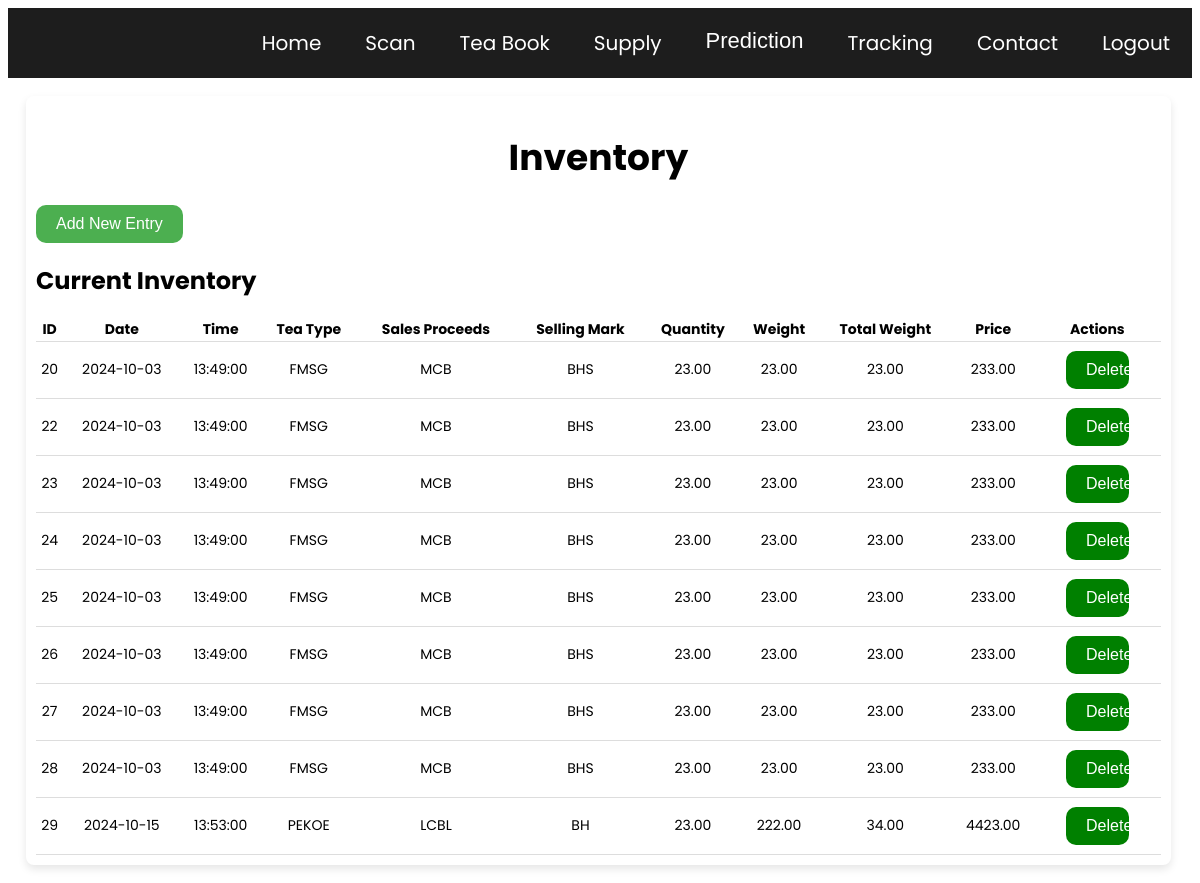
Screenshot of /inventory.php (signed in) with the database file from the repository.
### tables this page shows
CREATE TABLE `inventory` (
  `id` int(11) NOT NULL,
  `date` date NOT NULL,
  `time` time NOT NULL,
  `tea_type` varchar(10) NOT NULL,
  `sales_proceeds` varchar(10) NOT NULL,
  `selling_mark` varchar(50) NOT NULL,
  `quantity` decimal(10,2) NOT NULL,
  `weight` decimal(10,2) NOT NULL,
  `total_weight` decimal(10,2) NOT NULL,
  `price` decimal(10,2) NOT NULL
);

### inventory.php (the view, shortened to what this page needs)
<?php
include('db.php');
$result = $conn->query("SELECT * FROM inventory");
?>
<!DOCTYPE html>
<html lang="en">
<head>
    <link rel="stylesheet" href="inventory.css">
    <link rel="stylesheet" href="main.css">
</head>
<body>
    <header>
        <nav>
        <ul>
        <li><a href="home.php">Home</a></li>
           <li><a href="scan_login.php">Scan</a></li>
           <li><a href="teabook.php">Tea Book</a></li>
           <li><a href="supply.php">Supply</a></li>
           <li class="dropdown">
               <a href="javascript:void(0)" class="dropbtn">Prediction</a>
           </li>
           <li><a href="tracking.php">Tracking</a></li>
           <li><a href="contact.php">Contact</a></li>
           <li><a href="logout.php">Logout</a></li>
       </ul>
        </nav>
    </header>
    <main>
        <div class="content">
            <h1>Inventory</h1>
            <button id="openFormBtn">Add New Entry</button>
            <h2>Current Inventory</h2>
            <table>
                <thead>
                    <tr>
                        <th>ID</th>
                        <th>Date</th>
                        <th>Time</th>
                        <th>Tea Type</th>
                        <th>Sales Proceeds</th>
                        <th>Selling Mark</th>
                        <th>Quantity</th>
                        <th>Weight</th>
                        <th>Total Weight</th>
                        <th>Price</th>
                        <th>Actions</th>
                    </tr>
                </thead>
                <tbody>
                    <?php if ($result): ?>
                        <?php while ($row = $result->fetch_assoc()): ?>
                        <tr>
                            <td><?php echo htmlspecialchars($row['id']); ?></td>
                            <td><?php echo htmlspecialchars($row['date']); ?></td>
                            <td><?php echo htmlspecialchars($row['time']); ?></td>
                            <td><?php echo htmlspecialchars($row['tea_type']); ?></td>
                            <td><?php echo htmlspecialchars($row['sales_proceeds']); ?></td>
                            <td><?php echo htmlspecialchars($row['selling_mark']); ?></td>
                            <td><?php echo htmlspecialchars($row['quantity']); ?></td>
                            <td><?php echo htmlspecialchars($row['weight']); ?></td>
                            <td><?php echo htmlspecialchars($row['total_weight']); ?></td>
                            <td><?php echo htmlspecialchars($row['price']); ?></td>
                            <td>
                                <form method="POST" action="">
                                    <button type="submit" name="delete" onclick="return confirm('Are you sure you want to delete this entry?');">Delete</button>
                                </form>
                            </td>
                        </tr>
                        <?php endwhile; ?>
                    <?php else: ?>
                        <tr>
                            <td colspan="11">No inventory entries found.</td>
                        </tr>
                    <?php endif; ?>
                </tbody>
            </table>
        </div>
    </main>
</body>
</html>

### inventory.css (style rules this page uses)
body { font-family: Poppins; }
.content { width: 95%; margin: 18px; padding: 10px; background-color: #fff; box-shadow: 0 4px 8px rgba(0, 0, 0, 0.1); border-radius: 8px; justify-content: space-around; }
table { width: 100%; border-collapse: collapse; margin-top: 10px; }
th, td { text-align: center; font-size: 14px; border-bottom: 1px solid #ddd; }
h1 { font-size: 36px; margin-bottom: 20px; text-align: center; }

### main.css (style rules this page uses)
body { background-size: cover; background-position: center; background-repeat: no-repeats; background-attachment: fixed; animation: change 60000ms infinite ease-in-out; font-family: Poppins; }
header { width: 100%; top: 0; left: 0; }
nav { background-color: rgba(0, 0, 0, 0.885); width: 100%; }
nav ul { display: flex; justify-content: right; list-style: none; padding: 0; margin: 0; }
nav ul li { margin: 0 2px; padding:20px 10px; }
nav ul li a { color: #ffffff; text-decoration: none; padding: 10px; font-size: 20px; font-family:poppins; transition: background-color 0.3s, color 0.3s; }
nav ul li .dropbtn { background-color: transparent; color: #fff; font-size: 22px; font-family: Verdana, Geneva, Tahoma, sans-serif; padding: 10px; border: none; cursor: pointer; transition: background-color 0.3s, color 0.3s; text-decoration: none; }

### inventory.php (style rules this page uses)
button[type="submit"] { width: 50%; background-color: #4CAF50; color: white; padding: 14px 20px; margin: 8px 0; border: none; border-radius: 4px; cursor: pointer; }
button[type="submit"] { background-color: green; padding: 10px 20px; color: white; border: none; border-radius: 10px; text-align: center; text-decoration: none; display: inline-block; font-size: 16px; cursor: pointer; transition: background-color 0.3s ease; }
#openFormBtn { background-color: #4CAF50; color: white; border: none; border-radius: 10px; padding: 10px 20px; text-align: center; text-decoration: none; display: inline-block; font-size: 16px; cursor: pointer; transition: background-color 0.3s ease; }

### rows the page displays
inventory: id "20", date "2024-10-03", time "13:49:00", tea_type "FMSG", sales_proceeds "MCB", selling_mark "BHS", quantity "23.00", weight "23.00", total_weight "23.00", price "233.00"
inventory: id "22", date "2024-10-03", time "13:49:00", tea_type "FMSG", sales_proceeds "MCB", selling_mark "BHS", quantity "23.00", weight "23.00", total_weight "23.00", price "233.00"
inventory: id "23", date "2024-10-03", time "13:49:00", tea_type "FMSG", sales_proceeds "MCB", selling_mark "BHS", quantity "23.00", weight "23.00", total_weight "23.00", price "233.00"
inventory: id "24", date "2024-10-03", time "13:49:00", tea_type "FMSG", sales_proceeds "MCB", selling_mark "BHS", quantity "23.00", weight "23.00", total_weight "23.00", price "233.00"
inventory: id "25", date "2024-10-03", time "13:49:00", tea_type "FMSG", sales_proceeds "MCB", selling_mark "BHS", quantity "23.00", weight "23.00", total_weight "23.00", price "233.00"
inventory: id "26", date "2024-10-03", time "13:49:00", tea_type "FMSG", sales_proceeds "MCB", selling_mark "BHS", quantity "23.00", weight "23.00", total_weight "23.00", price "233.00"
inventory: id "27", date "2024-10-03", time "13:49:00", tea_type "FMSG", sales_proceeds "MCB", selling_mark "BHS", quantity "23.00", weight "23.00", total_weight "23.00", price "233.00"
inventory: id "28", date "2024-10-03", time "13:49:00", tea_type "FMSG", sales_proceeds "MCB", selling_mark "BHS", quantity "23.00", weight "23.00", total_weight "23.00", price "233.00"
inventory: id "29", date "2024-10-15", time "13:53:00", tea_type "PEKOE", sales_proceeds "LCBL", selling_mark "BH", quantity "23.00", weight "222.00", total_weight "34.00", price "4423.00"
